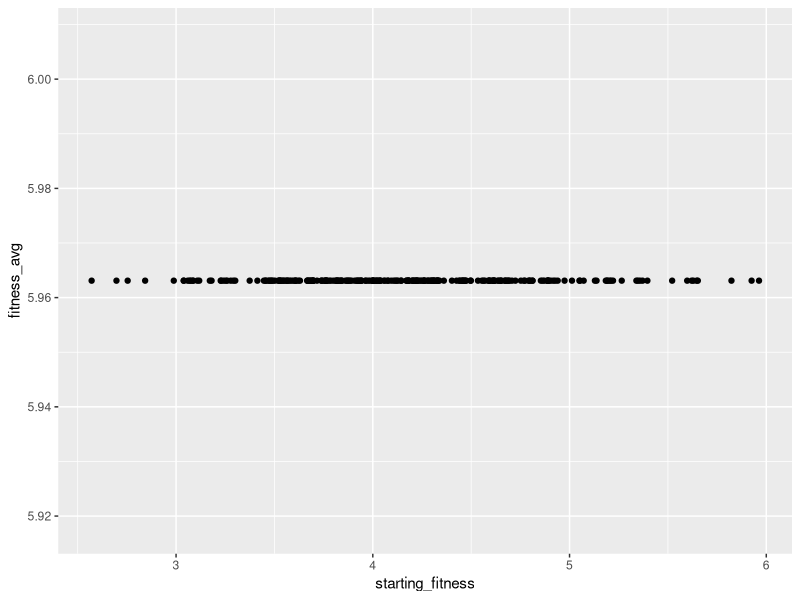
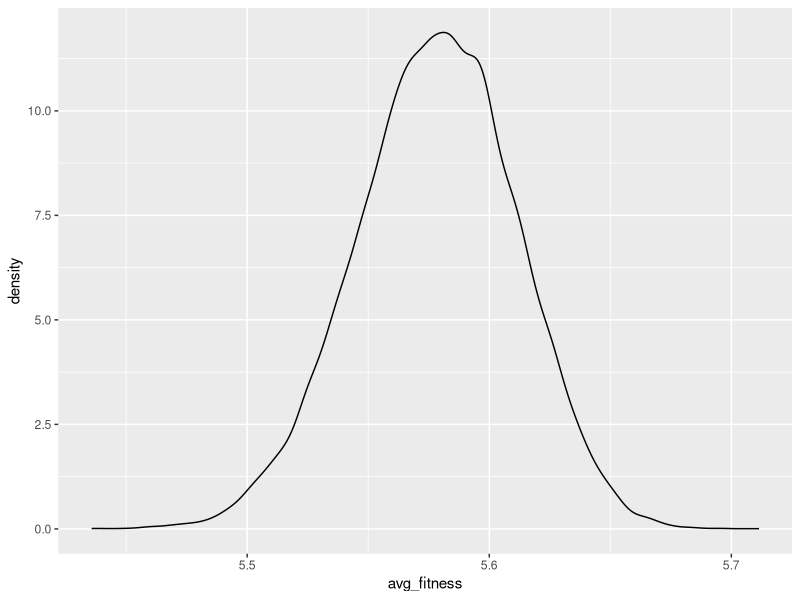

These figures' R source, in order:
rm(list = ls())

library(dplyr)
library(ggplot2)

df_evo = read.csv('../data/combined_final_fitness_data.csv')
df_fitness = read.csv('../data/genotype_fitnesses.csv')

df_summary = 
  dplyr::group_by(df_evo, landscape_seed, starting_index) %>%
  dplyr::summarize(fitness_avg = mean(max_fitness), 
                   fitness_var = var(max_fitness), 
                   fitness_min = min(max_fitness), 
                   fitness_max = max(max_fitness))

df_summary$starting_fitness = NA
for(row_idx in 1:nrow(df_summary)){
  genotype = df_summary[row_idx,]$starting_index
  print(genotype)
  if(genotype > 255) next
  df_summary[row_idx,]$starting_fitness = df_fitness[df_fitness$genotype == genotype,]$fitness
}

ggplot(df_summary, aes(x = starting_fitness, y = fitness_avg)) + 
  geom_point()

ggplot(df_evo, aes(x = avg_fitness)) + 
  geom_density()
